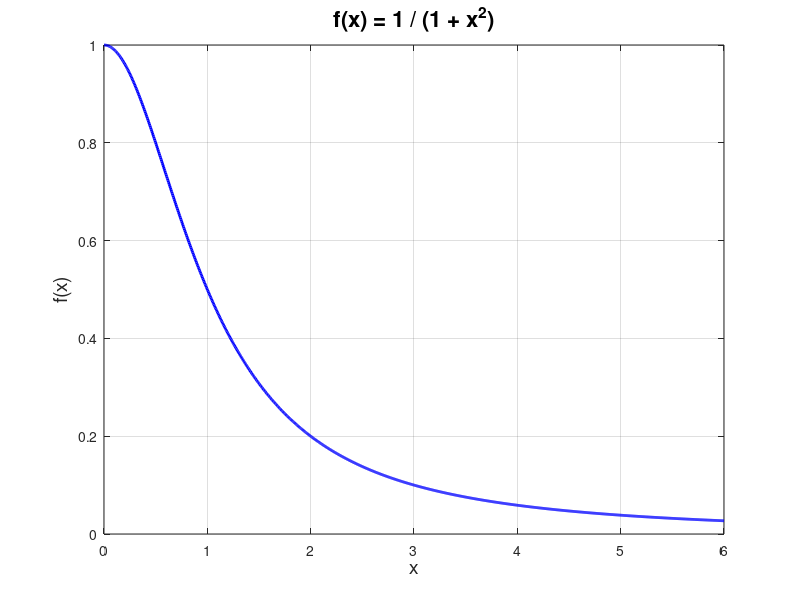

The MATLAB script that drew this image:
clc;
clear;

% Limits of integration
a = 0;
b = 6;

% Number of intervals (must be even)
n = 6;
h = (b - a)/n;

% x values
x = a:h:b;

% Function values
f = @(x) 1./(1 + x.^2);
y = f(x);

% Apply Simpson's 1/3rd rule
I = y(1) + y(end); % f(x0) + f(xn)

for i = 2:n
    if mod(i,2) == 0  % even index (odd x_i)
        I = I + 4*y(i);
    else              % odd index (even x_i)
        I = I + 2*y(i);
    end
end

I = (h/3) * I;

% Display result
fprintf('Approximate value of the integral = %.6f\n', I);

% Optional: Plot the function
xx = linspace(a, b, 1000);
yy = f(xx);
figure;
plot(xx, yy, 'b', 'LineWidth', 2);
xlabel('x', 'FontSize', 14); ylabel('f(x)', 'FontSize', 14);
title('f(x) = 1 / (1 + x^2)', 'FontSize', 16);
grid on;

